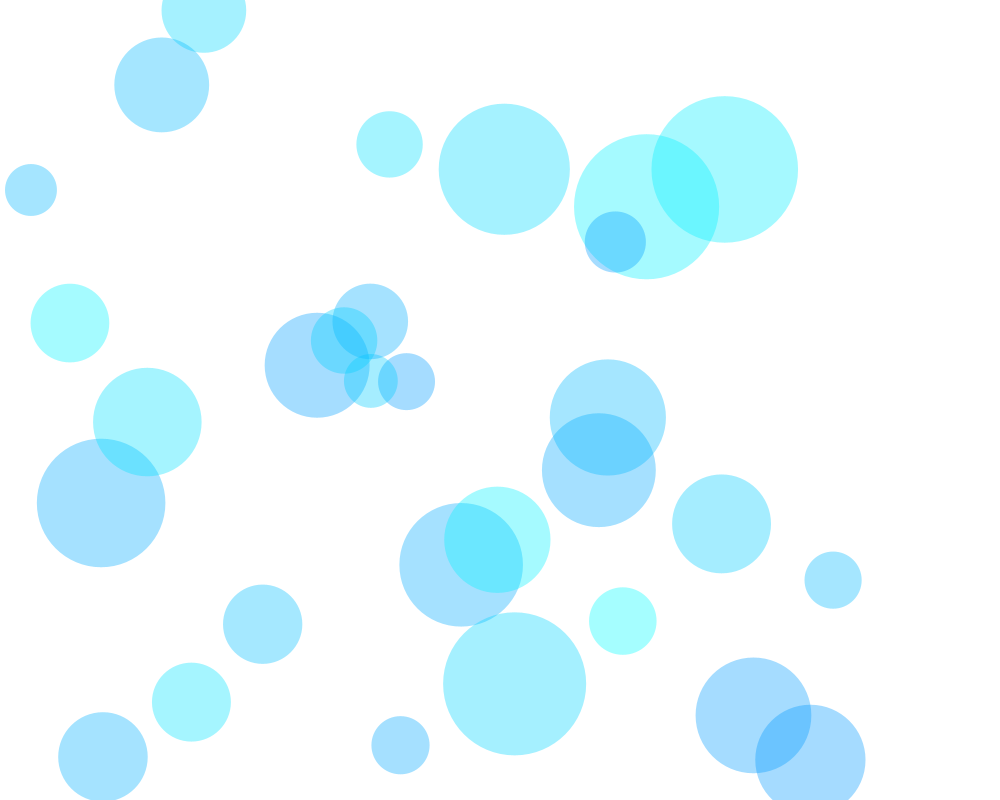
Frame 1 (no input)
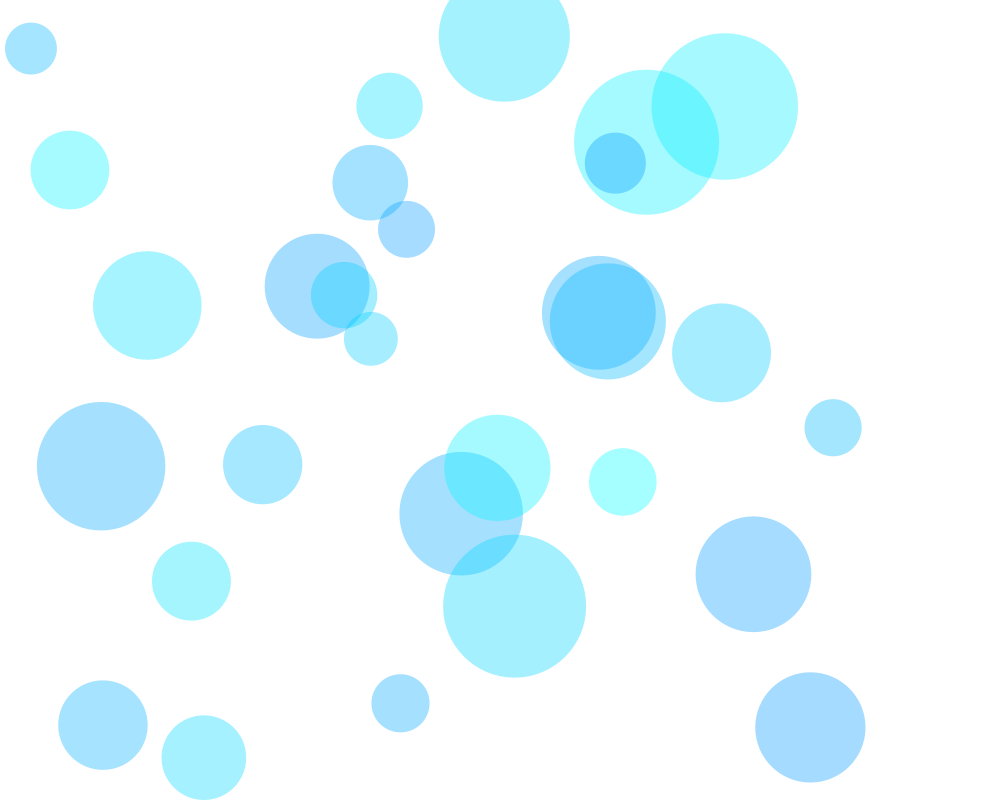
Frame 60 (the mouse pressed at the canvas centre just before this capture)
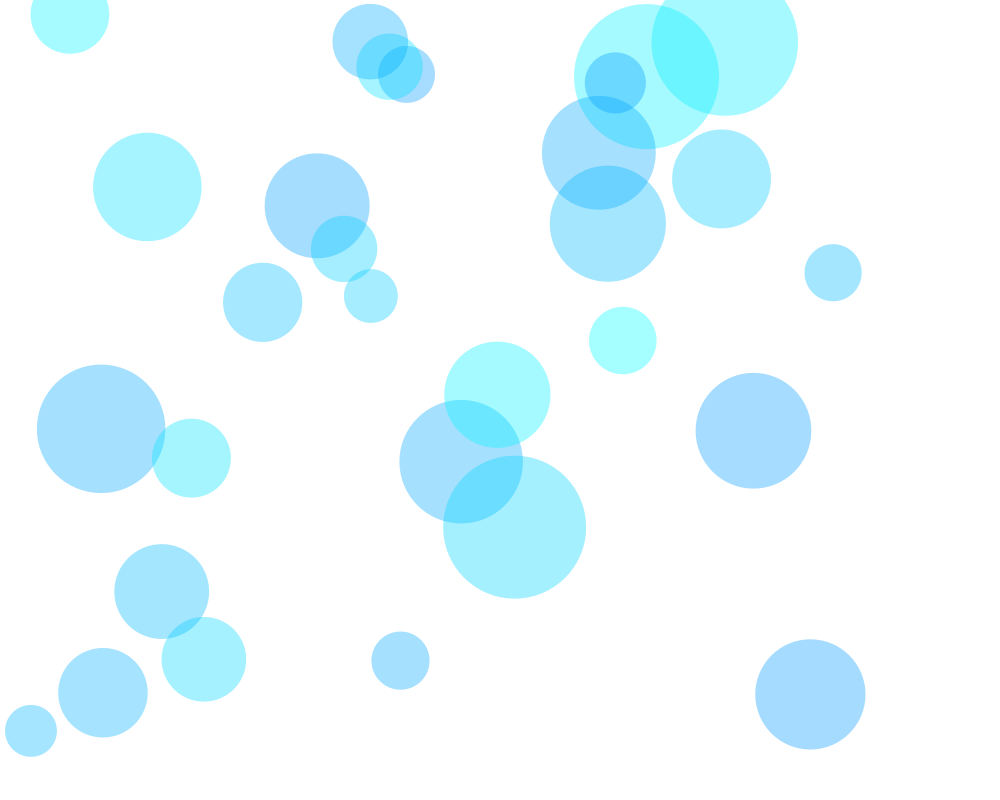
Frame 120 (the mouse held since frame 60 and released just before this capture)

The Processing sketch that drew these frames (run headless with seeded random() and noise(); from frame 60 on, the mouse is pressed at the canvas centre):

// Processing sketch: processing_34295
// ── processing_34295.pde


ColorSpot[] sp = new ColorSpot[30];

void setup() {
  size(1000, 800);
  noStroke();
  smooth();
  colorMode(RGB);
  background(255);
    
  for (int i = 0; i < sp.length; i++) {
    sp[i] = new ColorSpot(
    random(width), 
    random(height), 
    random(50, 150), 
    random(0.5, 3), 
    color(0, random(150, 255), 255, 90));
  }
}

void draw() {

    background(255);
    for (int i = 0; i < sp.length; i++) {
      sp[i].move();
      sp[i].display();
    }
  }


void mousePressed() {
  ellipse(mouseX, mouseY, 70, 70);
}

//クラスを定義
class Spot {
  
  float x, y, diameter, speed; // x座標, y座標, 直径, 速さ


  Spot(float _x, float _y, float _diameter, float _speed) {
    x = _x;
    y = _y;
    diameter = _diameter;
    speed = _speed;
  }

  //移動定義
  void move() {
  y += -speed;
    if (y < -diameter) y = height + -diameter/2;
  }

  //表示定義
  void display() {
    ellipse(x, y, diameter, diameter);
  }
}

//diameter;直径


class ColorSpot extends Spot {
  
  color col; // 色


  ColorSpot(float _x, float _y, float _diameter, float _speed, color _col) {
    super(_x, _y, _diameter, _speed); //Spotを呼びだす
    col = _col;
  }

  //移動定義
  void move() {
    super.move();
  }

  //表示定義
  void display() {
    fill(col);
    super.display();
  }
} 
